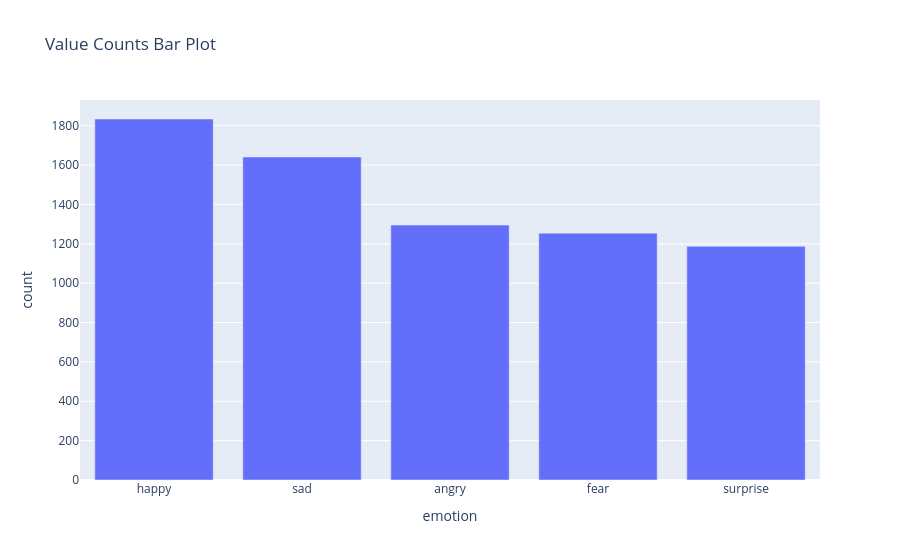

Write notebook code for a chart like this one.
### Code cell
pexels_df = combine_and_eda(file_list=pexels_v3)

### Figure 1 — Plotly figure (JSON) as saved in the notebook; plotly's stock layout.template omitted (floating-point values rounded to 4 significant figures)
{"data": [{"hovertemplate": "emotion=%{x}<br>count=%{y}<extra></extra>", "legendgroup": "", "marker": {"color": "#636efa", "pattern": {"shape": ""}}, "name": "", "orientation": "v", "showlegend": false, "textposition": "auto", "type": "bar", "x": ["happy", "sad", "angry", "fear", "surprise"], "xaxis": "x", "y": [1834, 1641, 1295, 1254, 1187], "yaxis": "y"}], "layout": {"barmode": "relative", "legend": {"tracegroupgap": 0}, "title": {"text": "Value Counts Bar Plot"}, "xaxis": {"anchor": "y", "domain": [0, 1], "title": {"text": "emotion"}}, "yaxis": {"anchor": "x", "domain": [0, 1], "title": {"text": "count"}}}}
